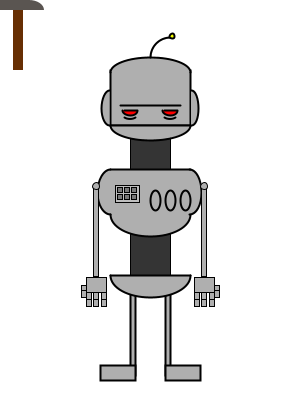
Frame 1 (no input)
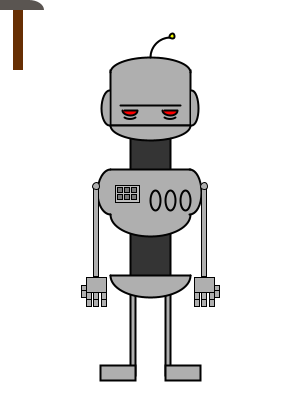
Frame 60 (the mouse pressed at the canvas centre just before this capture)
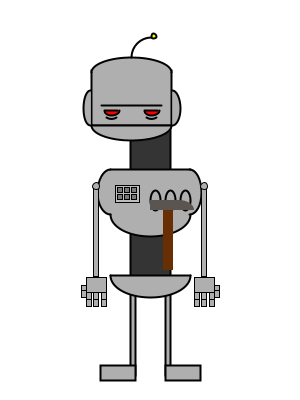
Frame 120 (the mouse held since frame 60 and released just before this capture)

The Processing sketch that drew these frames (run headless with seeded random() and noise(); from frame 60 on, the mouse is pressed at the canvas centre):

// Processing sketch: processing_21616
// ── processing_21616.pde

Latete latete1;
Torso torso1;
Bassin bassin1;
Colone colone1;
 
 
 
 
 
   
 
 
void setup () {
  size(300,400);
  latete1 = new Latete();
  torso1 = new Torso();
  bassin1 = new Bassin();
  colone1 = new Colone();
}
 

 
void draw () {
  background(255);
 
   
  colone1.display();
  latete1.display();
  torso1.display();
  bassin1.display();
  latete1.shake();
    
 

//fontction des boutons qui clignote 
  fill(175);
     ellipse(155, 200, 10, 20);
     if (keyPressed) {
    if(key == 'r' || key == 'R') {
      fill(255,0,0);
      ellipse(155, 200, 10, 20);
    }
     }
      fill(175);
     ellipse(170, 200, 10, 20);
     if (keyPressed) {
    if(key == 'g' || key == 'G') {
      fill(0,255,0);
      ellipse(170, 200, 10, 20);
    }
  }
   
  fill(175);
            ellipse(185, 200, 10, 20);
     if (keyPressed) {
    if(key == 'b' || key == 'B') {
      fill(0,0,255 );
      ellipse(185, 200, 10, 20);
    }
  }
  
      float x= mouseX;
  float y= mouseY;
  
  noStroke();
  fill(90, 85, 81);
   rect(x, y, 30, 10);
   arc(x+29, y+10, 30,20, PI+HALF_PI, TWO_PI);
   fill(103,47, 3);
   rect(x+13, y+10, 10, 60);
  stroke(2);
  
  

  

}
  
  
  
  
 


void mousePressed() {
        println("Clique: x "+mouseX+" y "+mouseY);
        
}





 
class Colone {
  void display(){
  //colone
  fill(52,52,52);
  int x = 130;
  int y = 125;
  rect(x, y, 40, 165);//tron
  strokeWeight(1);//ligne_tron
  }
}
 
 
 

 
 
class Latete {
  //tete0
    float x = 100;
    float y = 100;
    float w = 80;
   
   
   //fonction qui fait bouger la tete
   void shake() {
     
     if (mousePressed){
       
       
    
     x= x+random(-2, 2);
      constrain( x, 98, 102);

    
     }else{
     
       x = 100;
   }
   
}
   
   
   
   
   
   
  void display() {
    
     
    strokeWeight(2);
    fill(175,175,175);

     
    rect(x+10, y-30 ,w, 55);//tete
    arc(x+50, y-28 , w, 30, PI, TWO_PI);// cap
    arc(x+50, y+25, w, 30, 0, PI);//machoir
    line(x+10, y+25 , x+90, y+25);//bouche
    fill(255,0,0);
 
 
    //Yeux_neutre
     
     
    arc (x+30, y+10, 15, 10, 0, PI);//oeil_gauche
    arc (x+70,y+10, 15, 10, 0, PI);//oeil_droit
    line( x+24, y+10, x+36, y+10); //sourcil_gauche
    line(x+64, y+10, x+76, y+10);//sourcil_droit
    line(x+20, y+5, x+80, y+5);//front_neutre
 
 

 
    fill(175,175,175);
    arc(x+9, y+8, 15, 35, HALF_PI, PI+HALF_PI);//oreille_gauche 
    arc(x+91, y+8, 15, 35, PI+HALF_PI, TWO_PI+HALF_PI);//oreille_droite
    noFill();
    smooth();
    arc(x+30, y+14, 15,10,QUARTER_PI, HALF_PI+QUARTER_PI);//cerne_gauche
    arc(x+70, y+14, 15,10,QUARTER_PI, HALF_PI+QUARTER_PI);//cerne_droit
    arc(x+70, y-43, 40, 40, PI, PI+HALF_PI);//antenne_tige
    fill(245,255,0);
    ellipse(x+72, y-64, 5,5);//antenne_boule
    }
  }
 
 
 
class Torso {
  void display() {
    fill(175,175,175);
    noStroke();
    int x= 100;
    int y= 200;
    rect(x+10, y-30, 80, 45);//torso1
    stroke(2);
    arc(x+50, y+14, 80, 45, 0, PI);//torso2
    arc(x+10,y-8,25,45, HALF_PI, PI+HALF_PI);//epaule_ga
    arc(x+89,y-8,25, 45, PI+HALF_PI, TWO_PI+HALF_PI);//epaule_dr
    line(x+10,y-31, x+90, y-31);
    noFill();
 
//bras_gauche
    strokeWeight(1);
    fill(175,175,175);
    stroke(1);
    rect(x-7, y-14,5, 90);
    rect(x-14,y+77, 20,15);
    rect(x-14, y+92, 5,7);
    rect(x-14,y+99, 5,7);
    rect(x-7, y+92,5,7);
    rect(x-7 ,y+99,5,7);
    rect(x+1,y+92, 5,7);
    rect(x+1, y+99,5,7);
    rect(x-19,y+85, 5,5);
    rect(x-19,y+90, 5,7);
 
 
    //bras_droit
    stroke(1);
    rect(x+101, y-14,5, 90);
    rect(x+94, y+77, 20,15);
    rect(x+94, y+92, 5,7);
    rect(x+94,y+99, 5,7);
    rect(x+101,y+92,5,7);
    rect(x+101,y+99,5,7);
    rect(x+109,y+92, 5,7);
    rect(x+109, y+99,5,7);
    rect(x+114,y+85, 5,5);
    rect(x+114,y+90, 5,7);
    ellipse(x+104, y-14,7,7);
    ellipse(x-4, y-14,7,7);
 
    //commands
    strokeWeight(1);
    fill(190,190,190);
    rect(x+15,y-15, 24, 17);
    fill(120,120,120);
    rect(x+17,y-13, 5, 5);
    rect(x+17, y-6, 5, 5);
    rect(x+24, y-13,5,5);
    rect(x+24,y-6,5,5);
    rect(x+31,y-13,5,5);
    rect(x+31,y-6,5,5);
    
  }
}
 
class Bassin {
 void display(){
  strokeWeight(2);
   //les_jambes
  fill(175,175,175);
  rect(130, 290, 5, 85);//jambe_gauche
  rect(165, 290, 5, 85);//jambe_droite
  rect(100, 365, 35, 15);//pied_gauche
  rect(165, 365, 35, 15);//pied_droite
    //bassin
  fill(175,175,175);
  arc(150, 275, 80, 45, 0, PI);//bassin
  line(110, 275, 190, 275);//bassin_line
  
 }
}
